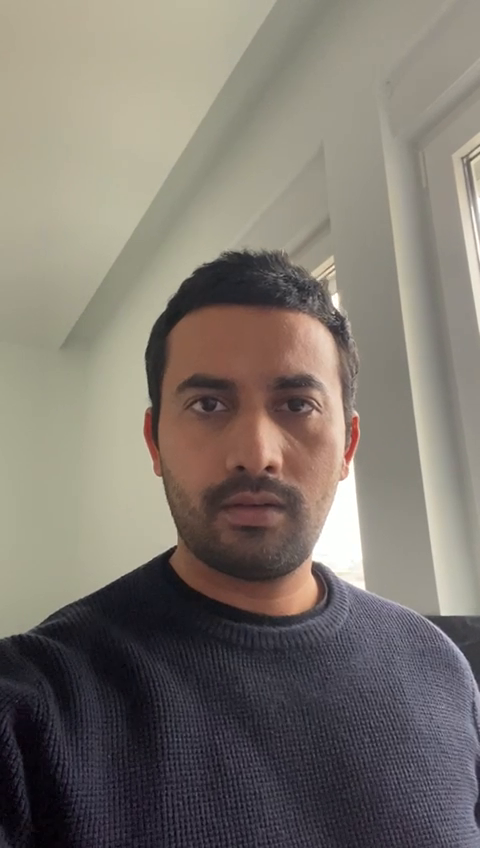
#> input picture frame 21 of Face-Recognisation/test.mp4, 480 x 848 px, given in place of queda.mp4, which was not available
$ python fall_D_opencv.py
#> lines starting #> are read from the running program, lines starting #| are printed output that depends on the picture; after the words box and inside, x2 and y2 are one past the last pixel; in counts of white or black regions, pixels touching at a corner belong together; pictures that were not available may be replaced by others from this repository, and a replacement may not be noted
import cv2
import time

fitToEllipse = False
cap = cv2.VideoCapture('queda.mp4')
time.sleep(2)

fgbg = cv2.createBackgroundSubtractorMOG2()
j = 0

while(1):
    ret, frame = cap.read()
#> frame is the input picture: shape (848, 480, 3); mean B, G, R 110.8, 118.7, 125.7

    #Convert each frame to gray scale and subtract the background
    try:
        gray = cv2.cvtColor(frame, cv2.COLOR_BGR2GRAY)
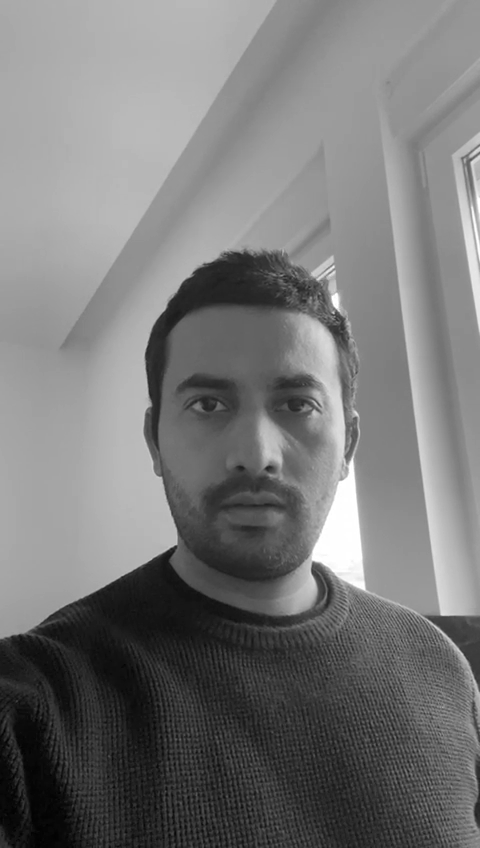
#> gray: shape (848, 480); min 0, max 255, mean 119.9
        fgmask = fgbg.apply(gray)
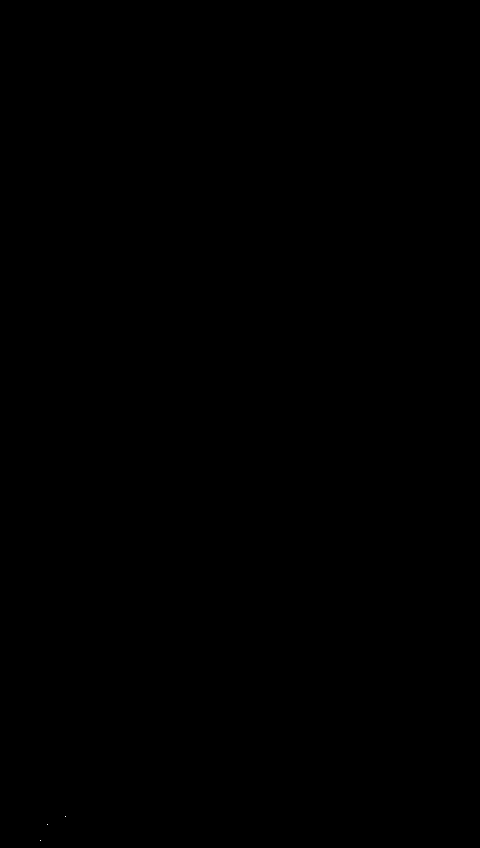
#> fgmask: shape (848, 480); values 127 (black) and 255 (white), 0% white in thin lines or dots, all inside (x1, y1, x2, y2) = (40, 816, 66, 841)

        #Find contours
        contours, _ = cv2.findContours(fgmask, cv2.RETR_TREE, cv2.CHAIN_APPROX_SIMPLE)
#> contours = [[[0, 0], [0, 847], [479, 847], [479, 0]]]

        if contours:

            # List to hold all areas
            areas = []

            for contour in contours:
                ar = cv2.contourArea(contour)
                areas.append(ar)
#> this loop made 1 pass
#> (contour, ar) on pass 1: ([[0, 0], [0, 847], [479, 847], [479, 0]], 405713)
#> after the loop, areas = [405713]

            max_area = max(areas, default = 0)
#> max_area = 405713

            max_area_index = areas.index(max_area)
#> max_area_index = 0

            cnt = contours[max_area_index]
#> cnt = [[0, 0], [0, 847], [479, 847], [479, 0]]

            M = cv2.moments(cnt)
#> M = moments, m00 405713, centre m10/m00, m01/m00 = (239.5, 423.5)

            x, y, w, h = cv2.boundingRect(cnt)
#> x = 0; y = 0; w = 480; h = 848

            cv2.drawContours(fgmask, [cnt], 0, (255,255,255), 3, maxLevel = 0)
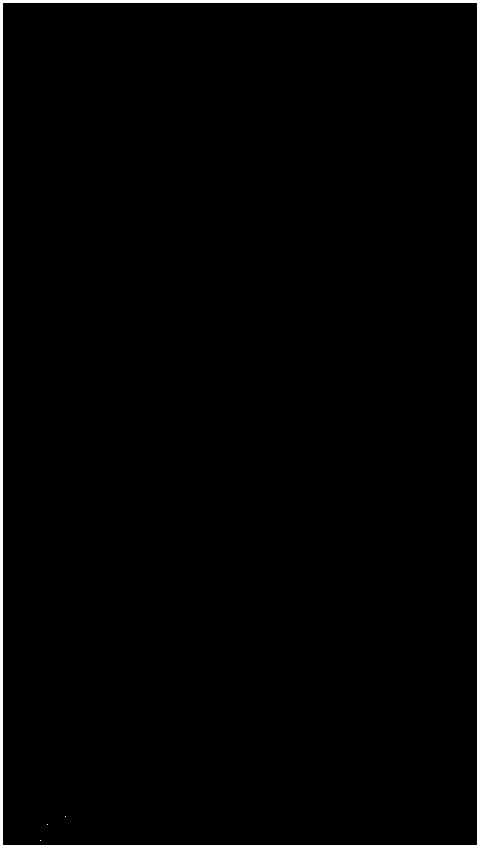
#> fgmask: shape (848, 480); values 127 (black) and 255 (white), 1.9% white; 4 white regions (3 under 20 px), largest, box (x1, y1, x2, y2) and area: (0, 0, 480, 848) 7932

            if h < w:
                j += 1

            if j > 10:
                #print("FALL")
                #cv2.putText(fgmask, 'FALL', (x, y), cv2.FONT_HERSHEY_TRIPLEX, 0.5, (255,255,255), 2)
                cv2.rectangle(frame,(x,y),(x+w,y+h),(0,0,255),2)

            if h > w:
                j = 0
                cv2.rectangle(frame,(x,y),(x+w,y+h),(0,255,0),2)
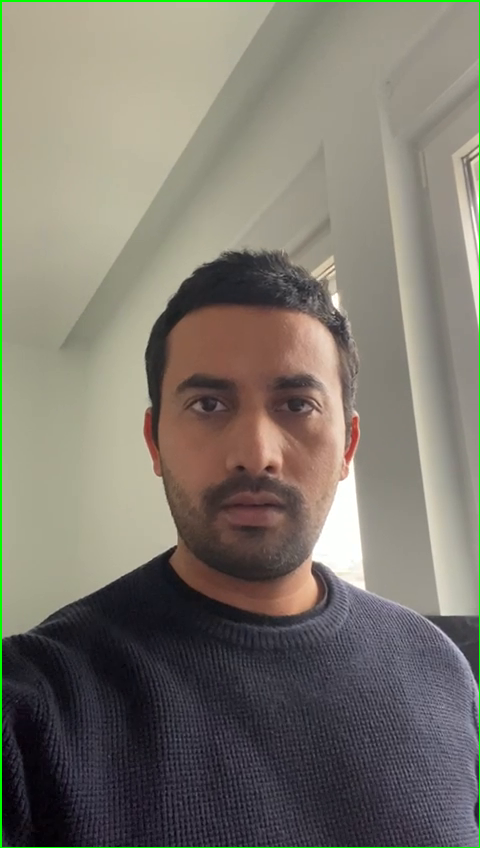
#> frame: shape (848, 480, 3); 0.98% of pixels changed, all inside (x1, y1, x2, y2) = (0, 0, 480, 848)


            cv2.imshow('video', frame)

            if cv2.waitKey(33) == 27:
#> (key Esc is pressed here)
             break
    except Exception as e:
        break

cap.release()
cv2.destroyAllWindows()

$ run again, starting later in the video
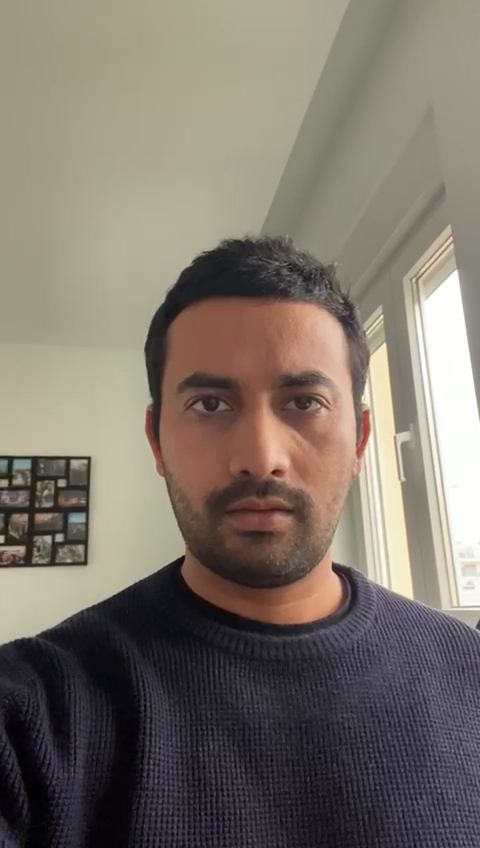
#> input picture frame 98 of Face-Recognisation/test.mp4, 480 x 848 px, given in place of queda.mp4, which was not available
#> frame is the input picture: shape (848, 480, 3); mean B, G, R 107.6, 116.7, 125.3
#> `gray = cv2.cvtColor(frame, cv2.COLOR_BGR2GRAY)`:
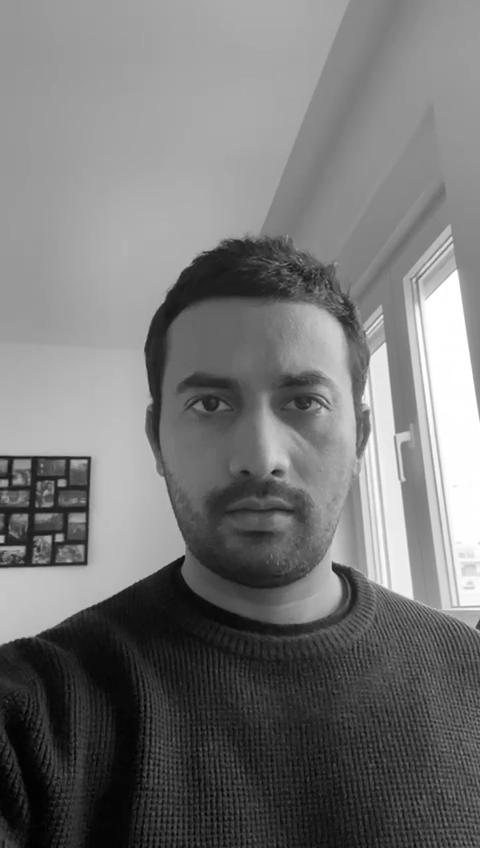
#> gray: shape (848, 480); min 0, max 255, mean 118.3
#> contours = [[[0, 0], [0, 847], [479, 847], [479, 0]]]
#> the loop `for contour in contours:` made 1 pass
#> (contour, ar) on pass 1: ([[0, 0], [0, 847], [479, 847], [479, 0]], 405713)
#> after the loop `for contour in contours:`: areas = [405713]
#> max_area = 405713
#> max_area_index = 0
#> cnt = [[0, 0], [0, 847], [479, 847], [479, 0]]
#> M = moments, m00 405713, centre m10/m00, m01/m00 = (239.5, 423.5)
#> x = 0; w = 480; h = 848
#> `cv2.rectangle(frame,(x,y),(x+w,y+h),(0,255,0),2)`:
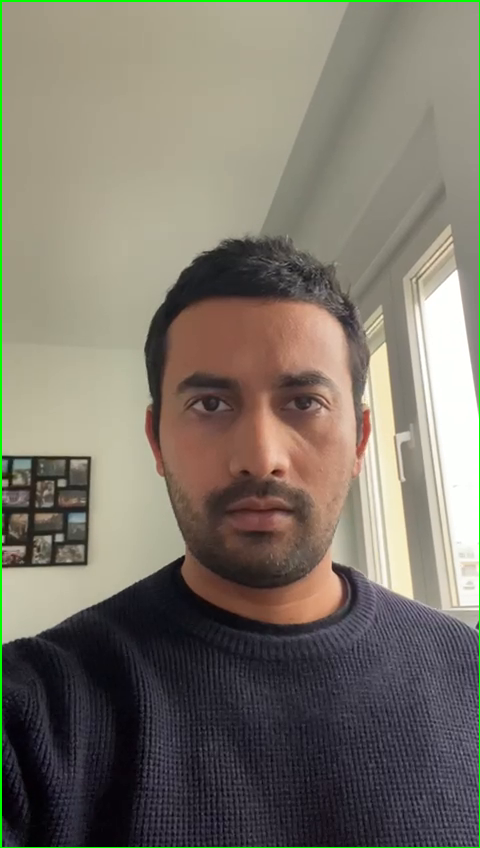
#> frame: shape (848, 480, 3); 0.98% of pixels changed, all inside (x1, y1, x2, y2) = (0, 0, 480, 848)

$ run again, starting later in the video
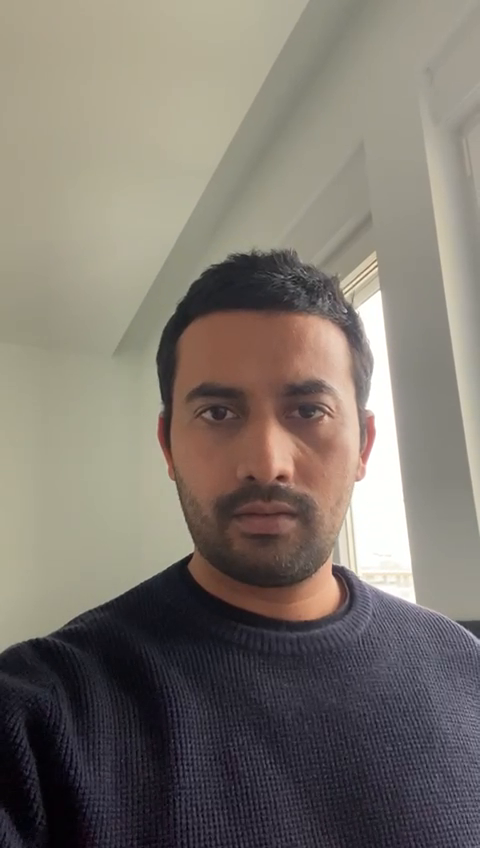
#> input picture frame 175 of Face-Recognisation/test.mp4, 480 x 848 px, given in place of queda.mp4, which was not available
#> frame is the input picture: shape (848, 480, 3); mean B, G, R 110.6, 118.8, 126
#> `gray = cv2.cvtColor(frame, cv2.COLOR_BGR2GRAY)`:
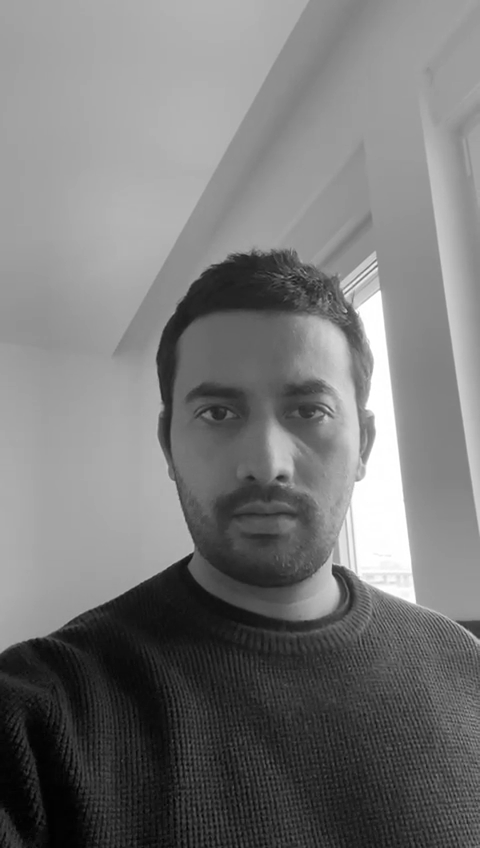
#> gray: shape (848, 480); min 1, max 255, mean 120
#> contours = [[[0, 0], [0, 847], [479, 847], [479, 0]]]
#> the loop `for contour in contours:` made 1 pass
#> (contour, ar) on pass 1: ([[0, 0], [0, 847], [479, 847], [479, 0]], 405713)
#> after the loop `for contour in contours:`: areas = [405713]
#> max_area = 405713
#> max_area_index = 0
#> cnt = [[0, 0], [0, 847], [479, 847], [479, 0]]
#> M = moments, m00 405713, centre m10/m00, m01/m00 = (239.5, 423.5)
#> x = 0; w = 480; h = 848
#> `cv2.rectangle(frame,(x,y),(x+w,y+h),(0,255,0),2)`:
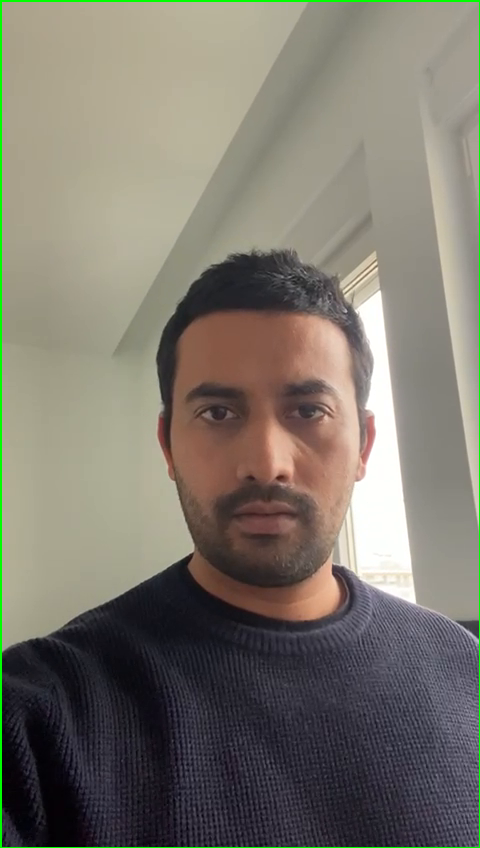
#> frame: shape (848, 480, 3); 0.98% of pixels changed, all inside (x1, y1, x2, y2) = (0, 0, 480, 848)
